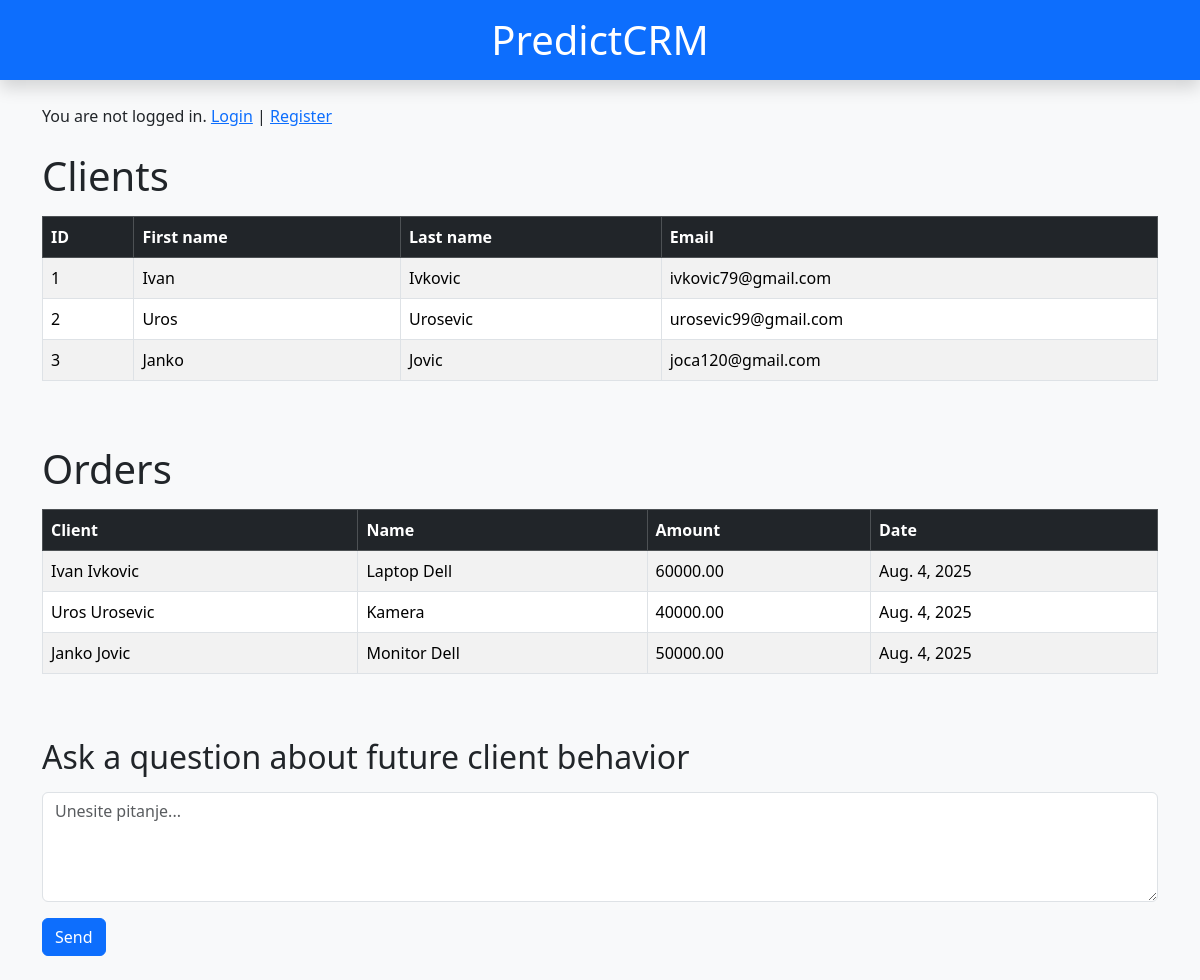
The app's page /index/ with its own data.
### list/models.py (models this page shows, shortened)
class Klijent(models.Model):
    ime = models.CharField(max_length=100)
    prezime = models.CharField(max_length=100)
    email = models.EmailField()

class Porudzbina(models.Model):
    klijent = models.ForeignKey(Klijent, on_delete=models.CASCADE)
    naziv = models.CharField(max_length=200)  # ← DODATO
    datum = models.DateField()
    iznos = models.DecimalField(max_digits=10, decimal_places=2)

### list/views.py (the view, shortened to what this page needs)
# urls.py: path('index/', views.index, name='index'),
def index(request):
    klijenti = Klijent.objects.all()
    porudzbine = Porudzbina.objects.all()
    odgovor = ""
    kontekst_lista = []
    for klijent in klijenti:
        porudzbine_klijenta = klijent.porudzbina_set.all()
        porudzbine_info = []
        for p in porudzbine_klijenta:
            porudzbine_info.append(f"Naziv: {p.naziv}, Iznos: {p.iznos}, Datum: {p.datum.strftime('%Y-%m-%d')}")
        klijent_info = (
            f"Klijent ID: {klijent.id}, Ime: {klijent.ime} {klijent.prezime}, Email: {klijent.email}\n"
            f"Porudžbine ({len(porudzbine_klijenta)}): "
        )
        if porudzbine_info:
            klijent_info += "; ".join(porudzbine_info)
        else:
            klijent_info += "Nema porudžbina."
        kontekst_lista.append(klijent_info)
    detaljni_kontekst = "\n\n".join(kontekst_lista)
    username = request.user.username if request.user.is_authenticated else None
    return render(request, 'list/index.html', {
        'klijenti': klijenti,
        'porudzbine': porudzbine,
        'odgovor': odgovor,
        'username': username,
    })

### list/templates/list/index.html (shortened to what this page needs)
<!DOCTYPE html>
<html>
<head>
    <link href="https://cdn.jsdelivr.net/npm/bootstrap@5.3.3/dist/css/bootstrap.min.css" rel="stylesheet">
</head>
<body class="bg-light">
<header class="bg-primary text-white text-center py-3 shadow">
    <h1 class="m-0">PredictCRM</h1>
</header>
<div class="container mt-4">
    <div class="d-flex justify-content-between align-items-center mb-4">
        {% if username %}
            <p class="mb-0"><strong>{{ username }}</strong> | <a href="{% url 'logout' %}">Logout</a></p>
        {% else %}
            <p class="mb-0">You are not logged in.
                <a href="{% url 'login' %}">Login</a> |
                <a href="{% url 'register' %}">Register</a>
            </p>
        {% endif %}
    </div>
    <h1 class="mb-3">Clients</h1>
    <div class="table-responsive mb-5">
        <table class="table table-striped table-bordered align-middle">
            <thead class="table-dark">
                <tr>
                    <th>ID</th><th>First name</th><th>Last name</th><th>Email</th>
                </tr>
            </thead>
            <tbody>
                {% for klijent in klijenti %}
                <tr>
                    <td>{{ klijent.id }}</td>
                    <td>{{ klijent.ime }}</td>
                    <td>{{ klijent.prezime }}</td>
                    <td>{{ klijent.email }}</td>
                </tr>
                {% endfor %}
            </tbody>
        </table>
    </div>
<h1 class="mb-3">Orders</h1>
<div class="table-responsive mb-5">
    <table class="table table-striped table-bordered align-middle">
        <thead class="table-dark">
            <tr>
                <th>Client</th><th>Name</th><th>Amount</th><th>Date</th>
            </tr>
        </thead>
        <tbody>
            {% for p in porudzbine %}
            <tr>
                <td>{{ p.klijent.ime }} {{ p.klijent.prezime }}</td>
                <td>{{ p.naziv }}</td>
                <td>{{ p.iznos }}</td>
                <td>{{ p.datum }}</td>
            </tr>
            {% endfor %}
        </tbody>
    </table>
</div>
    <h2 class="mb-3">Ask a question about future client behavior</h2>
    <form method="post" class="mb-4">
        <div class="mb-3">
            <textarea name="pitanje" rows="4" class="form-control" placeholder="Unesite pitanje..."></textarea>
        </div>
        <button type="submit" class="btn btn-primary">Send</button>
    </form>
</div>
</body>
</html>

### records on screen
Klijent: id "1", ime "Ivan", prezime "Ivkovic", email "ivkovic79@gmail.com"
Klijent: id "2", ime "Uros", prezime "Urosevic", email "urosevic99@gmail.com"
Klijent: id "3", ime "Janko", prezime "Jovic", email "joca120@gmail.com"
Porudzbina: klijent.ime "Ivan", klijent.prezime "Ivkovic", naziv "Laptop Dell", iznos "60000.00", datum "Aug. 4, 2025"
Porudzbina: klijent.ime "Uros", klijent.prezime "Urosevic", naziv "Kamera", iznos "40000.00", datum "Aug. 4, 2025"
Porudzbina: klijent.ime "Janko", klijent.prezime "Jovic", naziv "Monitor Dell", iznos "50000.00", datum "Aug. 4, 2025"
